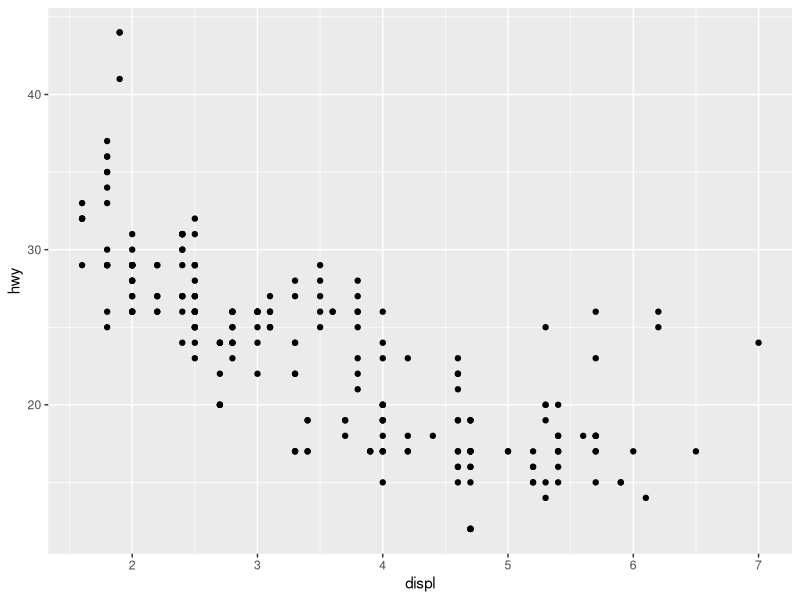
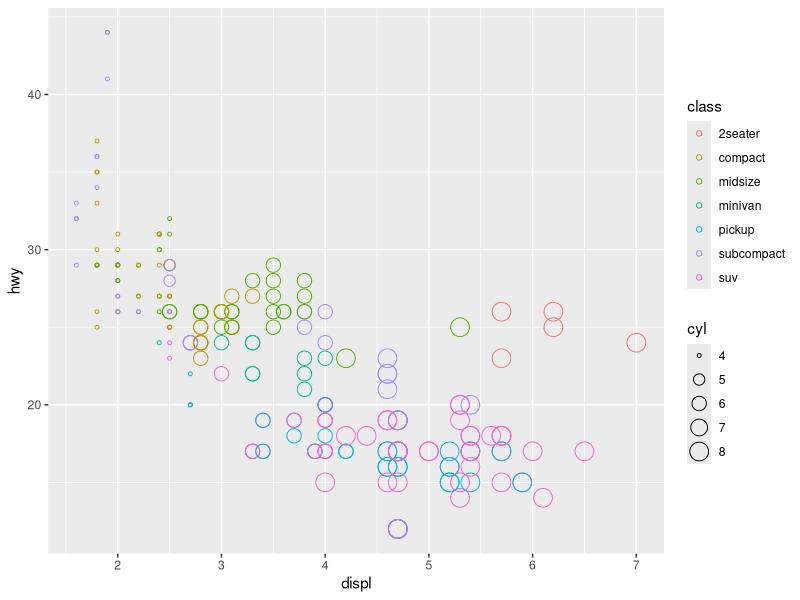
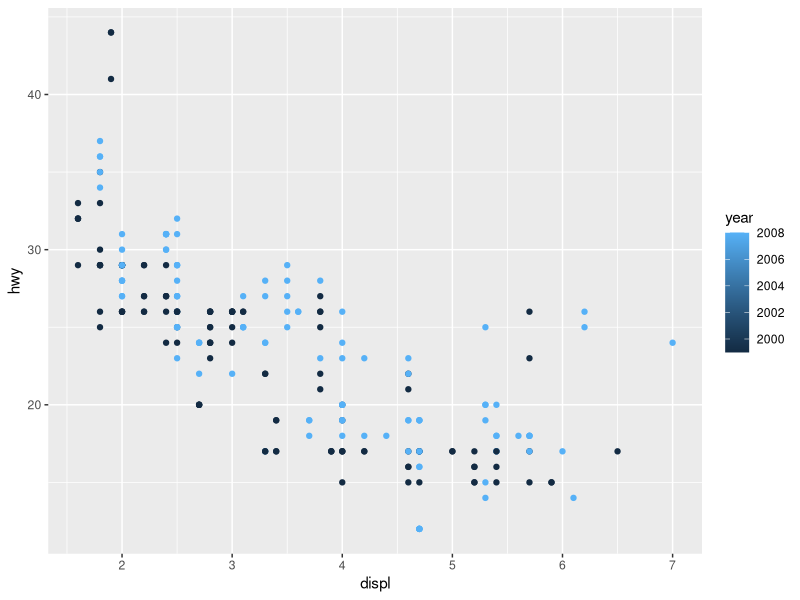
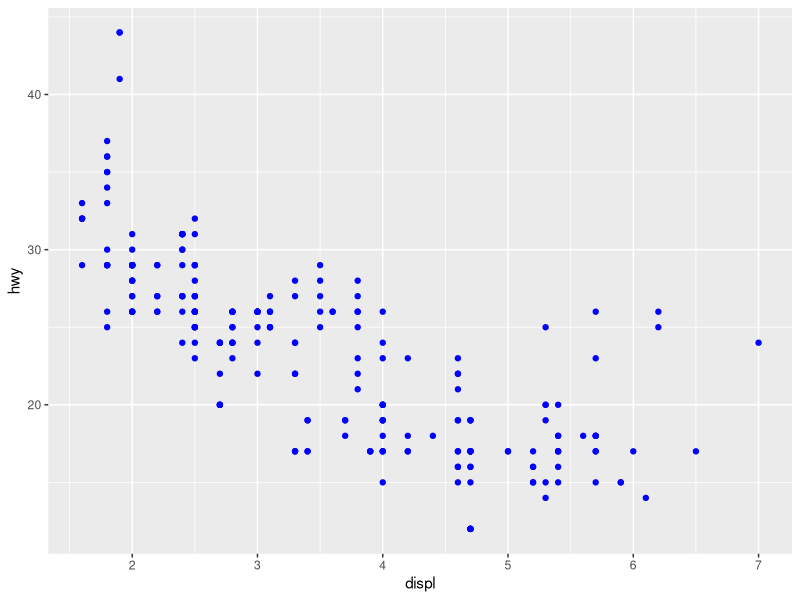
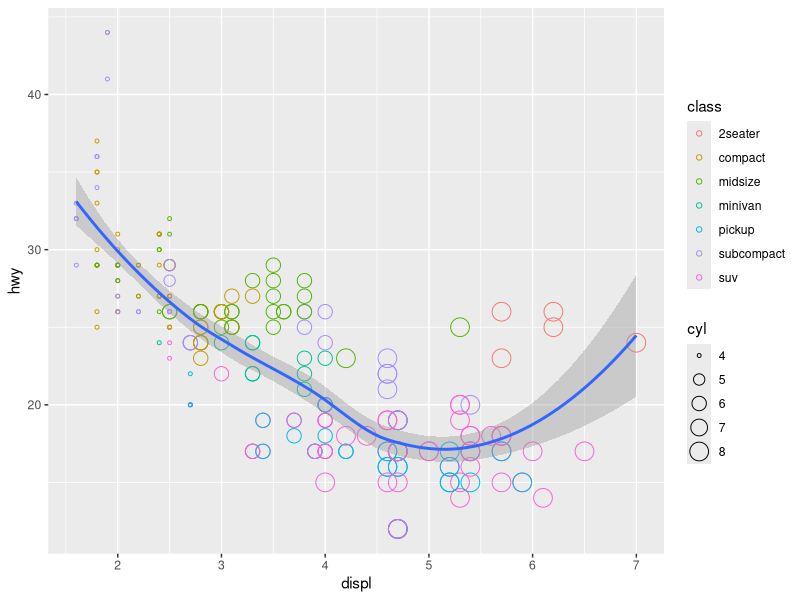
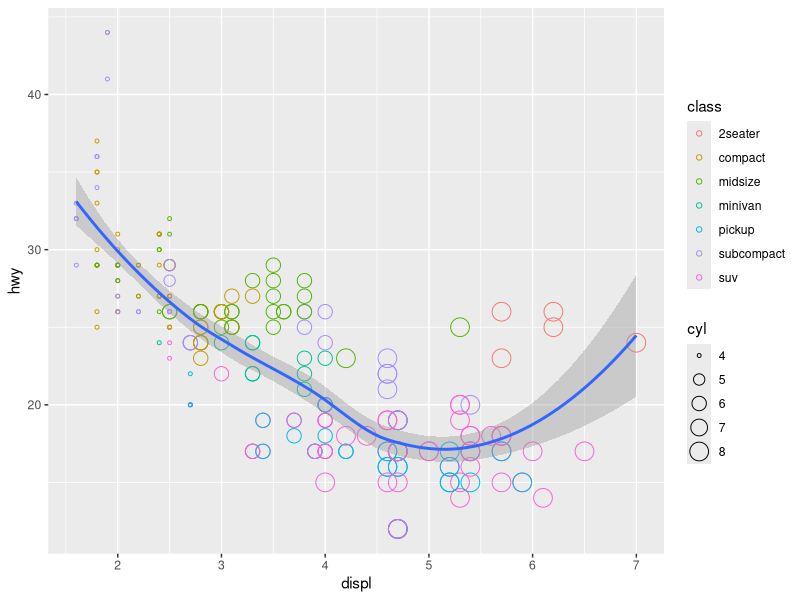
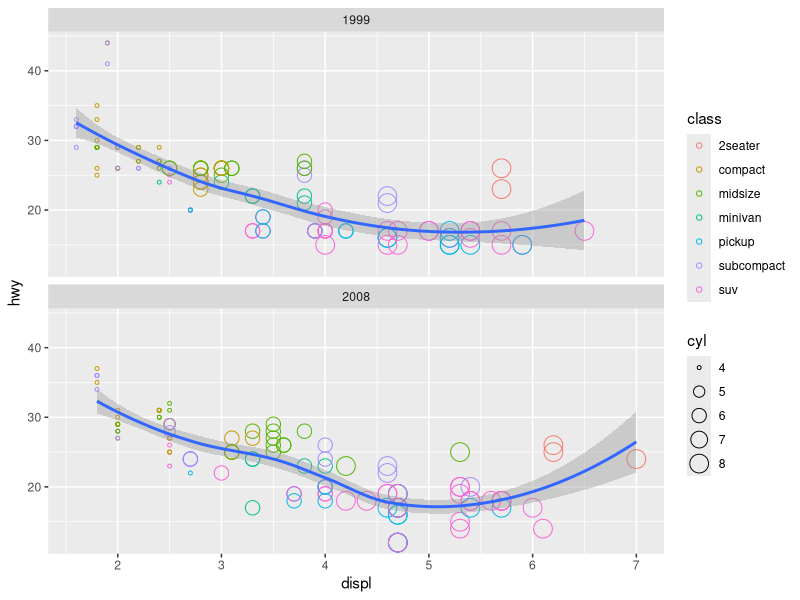
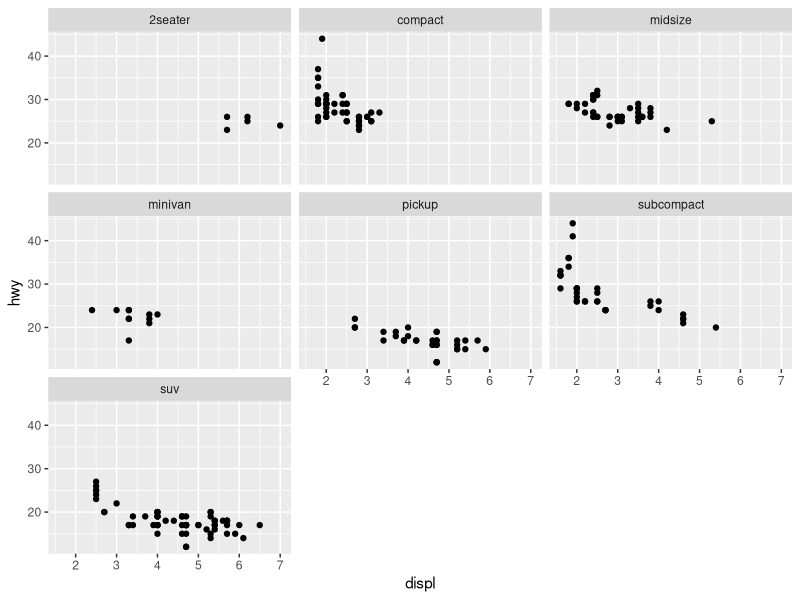

The R script that drew these images, in order:
library(tidyverse)

mpg
?mpg

?cars
cars

View(mpg)

head(cars, 4)
tail(cars)

ggplot(data = mpg) +
  geom_point(mapping = aes(x = displ, y = hwy))

ggplot(data = mpg) +
  geom_point(mapping = aes(x = displ, y = hwy, color = class, size = cyl), shape = 1)

ggplot(data = mpg) +
  geom_point(mapping = aes(x = displ, y = hwy, color = year))
  
ggplot(data = mpg) +
  geom_point(mapping = aes(x = displ, y = hwy), color = "blue")
#putting the color inside the aes doesn't change the color, put it outside

ggplot(data = mpg) +
  geom_point(mapping = aes(x = displ, y = hwy, color = class, size = cyl), shape = 1) +
  geom_smooth(mapping = aes(x = displ, y = hwy))
#geo_smooth creates a smooth trendline 

ggplot(data = mpg, mapping = aes(x = displ, y = hwy)) +
  geom_point(mapping = aes(x = displ, y = hwy, color = class, size = cyl), shape = 1) +
  geom_smooth()

ggplot(data = mpg, mapping = aes(x = displ, y = hwy)) +
  geom_point(mapping = aes(x = displ, y = hwy, color = class, size = cyl), shape = 1) +
  geom_smooth() +
  facet_wrap(~ year, nrow = 2) 
#nrow = 2 puts them on top of each other
# the '~' is needed for the facet_wrap, just the way it works

#creating sub-plots for each class
ggplot(data = mpg) + 
  geom_point(mapping = aes(x = displ, y = hwy)) +
  facet_wrap(~ class)
#splitting by "class", use the facet_wrap to show all graphs by class

#there is a default theme, but can use other themes
ggplot(data = mpg, mapping = aes(x = displ, y = hwy)) +
  geom_point(mapping = aes(x = displ, y = hwy, color = class, size = cyl), shape = 1) +
  geom_smooth() +
  facet_wrap(~ year, nrow = 2) +
  theme_classic()
#play around with different themes using the list from "theme_"





#Data Wrangling with ggplot

ggplot(data=mpg, mapping = aes(x=displ, y=hwy)) +
  geom_point(mapping=aes (color=class, size=cyl), shape=1) +
  geom_smooth() +
  facet_wrap(~year, nrow=2) +
  theme_minimal()

#save the plot with code IOT have a log of what happened and changes happen to the file itself when updated
ggsave(filename = "hwy_vs_displ.png", width = 8, height = 4)



